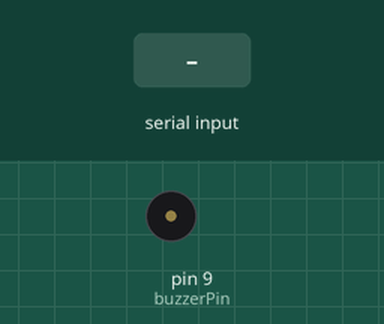
Recording of a sketch running on a simulated Arduino Uno, built with avr-gcc and run on an emulated ATmega328P. On the bench: buzzer (waves = sounding, pin HIGH). Inputs (shaded band) come from the test bench.

Above: at 1.2 s.
1.3 s: "A" received over Serial
At 1.8 s:
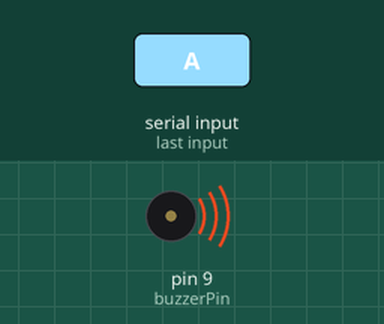
2.8 s: "a" received over Serial
At 4.2 s:
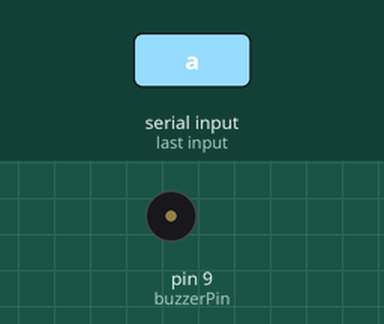
Timing chart, 0 to 5.8 s (numbered marks = the images above; inputs shaded):
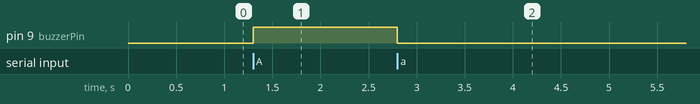

The sketch:

dcn_slave.ino
```cpp
const int buzzerPin = 9;
void setup()
{
  // put your setup code here, to run once:
  Serial.begin(9600);
  pinMode(buzzerPin, OUTPUT);
}

void loop()
{
  // put your main code here, to run repeatedly:
  if(Serial.available())
  {
    char val = Serial.read();
    if(val == 'A')
    {
      digitalWrite(buzzerPin, HIGH);
    }
    else if(val == 'a')
    {
      digitalWrite(buzzerPin, LOW);
    }
  }
}
```

Measured:
- after the input at 1.3 s, pin 9 (buzzerPin): LOW → HIGH at once
- after the input at 2.8 s, pin 9 (buzzerPin): HIGH → LOW at once
